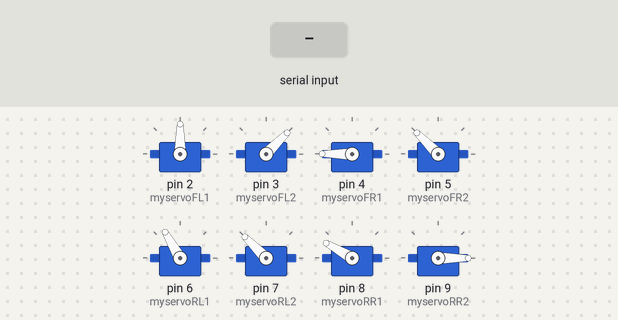
Recording of a sketch running on a simulated Arduino Uno, built with avr-gcc and run on an emulated ATmega328P. Shown: 8 × servo. The inputs (shaded band) are chosen by the test bench.

Above: at 1.2 s.
1.3 s: "F" received over Serial
At 1.45 s:
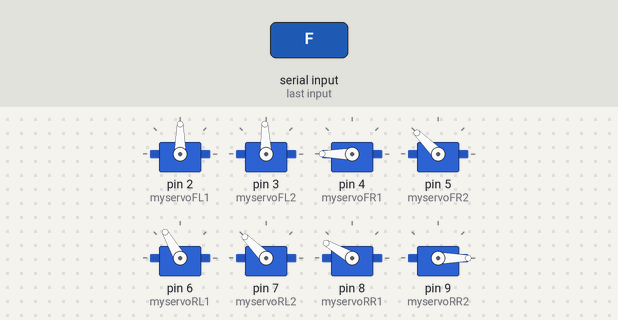
At 2.05 s:
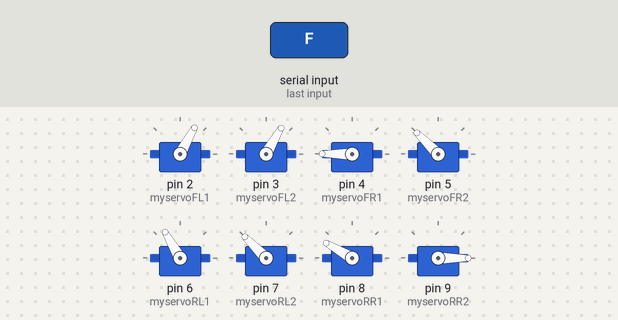
Timing chart, 0 to 22.4 s (numbered marks = the images above; inputs shaded):
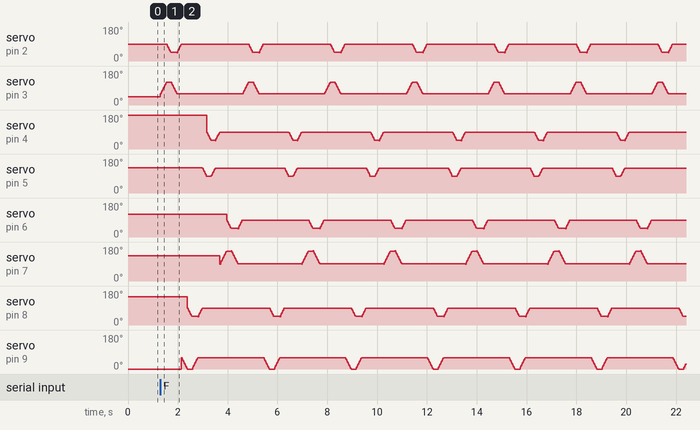

The sketch:

arduino_quadrapod_mini.ino
```cpp
#include <Servo.h>

Servo myservoFL1; //Front left down
Servo myservoFL2; //Front left up
Servo myservoFR1; //Front right down
Servo myservoFR2; //Front right up
Servo myservoRL1; //Rear left down
Servo myservoRL2; //Rear left up
Servo myservoRR1; //Rear right down
Servo myservoRR2; //Rear right up

int pos = 0;
int state=0;

void setup() {
  myservoFL1.attach(2);
  myservoFL2.attach(3);
  myservoFR1.attach(4);
  myservoFR2.attach(5);
  myservoRL1.attach(6);
  myservoRL2.attach(7);
  myservoRR1.attach(8);
  myservoRR2.attach(9);

  myservoFL1.write(90);
  myservoFL2.write(45);
  myservoFR1.write(180);
  myservoFR2.write(135);
  myservoRL1.write(120);
  myservoRL2.write(135);
  myservoRR1.write(150);
  myservoRR2.write(0);

  Serial.begin(9600);
}

void FL()
{
  for (pos = 60; pos <= 120; pos += 4) {
    // in steps of 1 degree
    myservoFL2.write(pos);
    delay(15);
  }

  for (pos = 90; pos >= 45; pos -= 4) {
    myservoFL1.write(pos);
    delay(15);
  }

  for (pos = 120; pos >= 60; pos -= 4) {
    myservoFL2.write(pos);
    delay(15);
  }

  for (pos = 45; pos <= 90; pos += 4) {
    myservoFL1.write(pos);
    delay(15);
  }
}

void RR()
{

  for (pos = 60; pos >= 0; pos -= 4) {
      myservoRR2.write(pos);
      delay(15);
  }

  for (pos = 90; pos >= 45; pos -= 4) {
    myservoRR1.write(pos);
    delay(15);
  }

  for (pos = 0; pos <= 60; pos += 4) {
    myservoRR2.write(pos);
    delay(15);
  }

  for (pos = 45; pos <= 90; pos += 4) {
    myservoRR1.write(pos);
    delay(15);
  }
}

void FR(){
  for (pos = 130; pos >= 90; pos -= 4) {
    myservoFR2.write(pos);
    delay(15);
  }

  for (pos = 90; pos >= 45; pos -= 4) {
    myservoFR1.write(pos);
    delay(15);
  }

  for (pos = 90; pos <= 130; pos += 4) {
    myservoFR2.write(pos);
    delay(15);
  }

  for (pos = 45; pos <= 90; pos += 4) {
    myservoFR1.write(pos);
    delay(15);
  }
}

void RL(){
  for (pos = 90; pos <= 160; pos += 4) {
      myservoRL2.write(pos);
      delay(15);
  }

  for (pos = 90; pos >= 45; pos -= 4) {
    myservoRL1.write(pos);
    delay(15);
  }

  for (pos = 160; pos >= 90; pos -= 4) {
    myservoRL2.write(pos);
    delay(15);
  }

  for (pos = 45; pos <= 90; pos += 4) {
    myservoRL1.write(pos);
    delay(15);
  }
}

void loop() {

  if (Serial.available()>0)
  state=Serial.read();
  if (state=='F')
  {
  // Forward
  FL();// Front Left
  RR();// Rear Right
  FR();// Front Right
  RL();// Rear Left
  }
  else if(state=='B')
  {

  // Backward

  }
  else if(state=='L')
  {

  // Left

  }
  else if(state=='R')
  {

  // Right

  }
  else if(state=='S')
  {

  // Stop

  }

}
```
